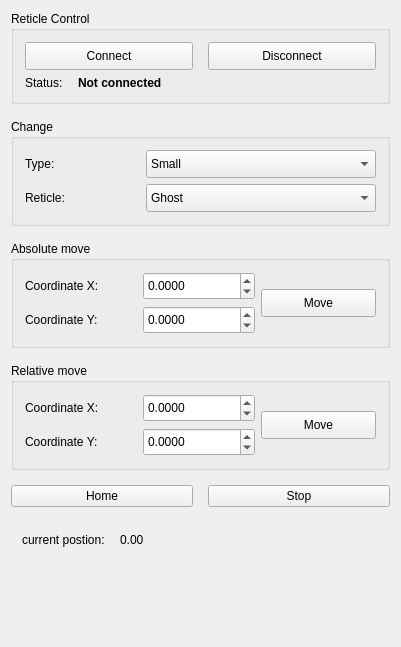
<?xml version="1.0" encoding="UTF-8"?>
<ui version="4.0">
 <class>ReticleWidget2DClass</class>
 <widget class="QWidget" name="ReticleWidget2DClass">
  <property name="geometry">
   <rect>
    <x>0</x>
    <y>0</y>
    <width>401</width>
    <height>647</height>
   </rect>
  </property>
  <property name="minimumSize">
   <size>
    <width>0</width>
    <height>0</height>
   </size>
  </property>
  <property name="windowTitle">
   <string>ReticleWidget2D</string>
  </property>
  <layout class="QVBoxLayout" name="verticalLayout">
   <property name="spacing">
    <number>15</number>
   </property>
   <item>
    <widget class="QGroupBox" name="groupBox">
     <property name="title">
      <string>Reticle Control</string>
     </property>
     <layout class="QVBoxLayout" name="verticalLayout_2">
      <item>
       <layout class="QHBoxLayout" name="horizontalLayout_6">
        <property name="spacing">
         <number>15</number>
        </property>
        <item>
         <widget class="QPushButton" name="btn_connect">
          <property name="minimumSize">
           <size>
            <width>0</width>
            <height>28</height>
           </size>
          </property>
          <property name="text">
           <string>Connect</string>
          </property>
         </widget>
        </item>
        <item>
         <widget class="QPushButton" name="btn_disconnect">
          <property name="minimumSize">
           <size>
            <width>0</width>
            <height>28</height>
           </size>
          </property>
          <property name="text">
           <string>Disconnect</string>
          </property>
         </widget>
        </item>
       </layout>
      </item>
      <item>
       <layout class="QHBoxLayout" name="horizontalLayout" stretch="0,1">
        <property name="spacing">
         <number>15</number>
        </property>
        <item>
         <widget class="QLabel" name="label_5">
          <property name="text">
           <string>Status:</string>
          </property>
         </widget>
        </item>
        <item>
         <widget class="QLabel" name="label_status">
          <property name="font">
           <font>
            <bold>true</bold>
           </font>
          </property>
          <property name="text">
           <string>Not connected</string>
          </property>
         </widget>
        </item>
       </layout>
      </item>
     </layout>
    </widget>
   </item>
   <item>
    <widget class="QGroupBox" name="groupBox_3">
     <property name="minimumSize">
      <size>
       <width>0</width>
       <height>0</height>
      </size>
     </property>
     <property name="title">
      <string>Change</string>
     </property>
     <layout class="QGridLayout" name="gridLayout_3" columnstretch="1,2">
      <item row="0" column="0">
       <widget class="QLabel" name="label_8">
        <property name="text">
         <string>Type:</string>
        </property>
       </widget>
      </item>
      <item row="0" column="1">
       <widget class="QComboBox" name="comboBox_type">
        <property name="minimumSize">
         <size>
          <width>0</width>
          <height>28</height>
         </size>
        </property>
        <item>
         <property name="text">
          <string>Small</string>
         </property>
        </item>
        <item>
         <property name="text">
          <string>Large</string>
         </property>
        </item>
       </widget>
      </item>
      <item row="1" column="0">
       <widget class="QLabel" name="label_3">
        <property name="text">
         <string>Reticle:</string>
        </property>
       </widget>
      </item>
      <item row="1" column="1">
       <widget class="QComboBox" name="comboBox_change">
        <property name="minimumSize">
         <size>
          <width>0</width>
          <height>28</height>
         </size>
        </property>
        <item>
         <property name="text">
          <string>Ghost</string>
         </property>
        </item>
        <item>
         <property name="text">
          <string>Clear</string>
         </property>
        </item>
        <item>
         <property name="text">
          <string>PositiveChecker1.2</string>
         </property>
        </item>
        <item>
         <property name="text">
          <string>NegativeChecker1.2</string>
         </property>
        </item>
        <item>
         <property name="text">
          <string>PositiveCheckerANSI</string>
         </property>
        </item>
        <item>
         <property name="text">
          <string>NegativeCheckerANSI</string>
         </property>
        </item>
       </widget>
      </item>
     </layout>
    </widget>
   </item>
   <item>
    <widget class="QGroupBox" name="groupBox">
     <property name="minimumSize">
      <size>
       <width>0</width>
       <height>0</height>
      </size>
     </property>
     <property name="title">
      <string>Absolute move</string>
     </property>
     <layout class="QHBoxLayout" name="horizontalLayout_3" stretch="2,1">
      <property name="rightMargin">
       <number>11</number>
      </property>
      <item>
       <layout class="QGridLayout" name="gridLayout" columnstretch="1,1">
        <item row="0" column="0">
         <widget class="QLabel" name="label">
          <property name="text">
           <string>Coordinate X:</string>
          </property>
         </widget>
        </item>
        <item row="0" column="1">
         <widget class="QDoubleSpinBox" name="spinBox_absCoordX">
          <property name="minimumSize">
           <size>
            <width>0</width>
            <height>28</height>
           </size>
          </property>
          <property name="decimals">
           <number>4</number>
          </property>
          <property name="minimum">
           <double>-10000000.000000000000000</double>
          </property>
          <property name="maximum">
           <double>10000000.000000000000000</double>
          </property>
          <property name="singleStep">
           <double>1.000000000000000</double>
          </property>
          <property name="value">
           <double>0.000000000000000</double>
          </property>
         </widget>
        </item>
        <item row="1" column="0">
         <widget class="QLabel" name="label_6">
          <property name="text">
           <string>Coordinate Y:</string>
          </property>
         </widget>
        </item>
        <item row="1" column="1">
         <widget class="QDoubleSpinBox" name="spinBox_absCoordY">
          <property name="minimumSize">
           <size>
            <width>0</width>
            <height>28</height>
           </size>
          </property>
          <property name="decimals">
           <number>4</number>
          </property>
          <property name="minimum">
           <double>-10000000.000000000000000</double>
          </property>
          <property name="maximum">
           <double>10000000.000000000000000</double>
          </property>
          <property name="singleStep">
           <double>1.000000000000000</double>
          </property>
          <property name="value">
           <double>0.000000000000000</double>
          </property>
         </widget>
        </item>
       </layout>
      </item>
      <item>
       <widget class="QPushButton" name="btn_absCoord">
        <property name="minimumSize">
         <size>
          <width>0</width>
          <height>28</height>
         </size>
        </property>
        <property name="text">
         <string>Move</string>
        </property>
       </widget>
      </item>
     </layout>
    </widget>
   </item>
   <item>
    <widget class="QGroupBox" name="groupBox_2">
     <property name="minimumSize">
      <size>
       <width>0</width>
       <height>0</height>
      </size>
     </property>
     <property name="title">
      <string>Relative move</string>
     </property>
     <layout class="QHBoxLayout" name="horizontalLayout_4" stretch="2,1">
      <item>
       <layout class="QGridLayout" name="gridLayout_2" columnstretch="1,1">
        <item row="0" column="0">
         <widget class="QLabel" name="label_2">
          <property name="text">
           <string>Coordinate X:</string>
          </property>
         </widget>
        </item>
        <item row="0" column="1">
         <widget class="QDoubleSpinBox" name="spinBox_relCoordX">
          <property name="minimumSize">
           <size>
            <width>0</width>
            <height>28</height>
           </size>
          </property>
          <property name="decimals">
           <number>4</number>
          </property>
          <property name="minimum">
           <double>-10000000.000000000000000</double>
          </property>
          <property name="maximum">
           <double>10000000.000000000000000</double>
          </property>
          <property name="singleStep">
           <double>1.000000000000000</double>
          </property>
          <property name="value">
           <double>0.000000000000000</double>
          </property>
         </widget>
        </item>
        <item row="1" column="0">
         <widget class="QLabel" name="label_7">
          <property name="text">
           <string>Coordinate Y:</string>
          </property>
         </widget>
        </item>
        <item row="1" column="1">
         <widget class="QDoubleSpinBox" name="spinBox_relCoordY">
          <property name="minimumSize">
           <size>
            <width>0</width>
            <height>28</height>
           </size>
          </property>
          <property name="decimals">
           <number>4</number>
          </property>
          <property name="minimum">
           <double>-10000000.000000000000000</double>
          </property>
          <property name="maximum">
           <double>10000000.000000000000000</double>
          </property>
          <property name="singleStep">
           <double>1.000000000000000</double>
          </property>
          <property name="value">
           <double>0.000000000000000</double>
          </property>
         </widget>
        </item>
       </layout>
      </item>
      <item>
       <widget class="QPushButton" name="btn_relCoord">
        <property name="minimumSize">
         <size>
          <width>0</width>
          <height>28</height>
         </size>
        </property>
        <property name="text">
         <string>Move</string>
        </property>
       </widget>
      </item>
     </layout>
    </widget>
   </item>
   <item>
    <widget class="QWidget" name="widget" native="true">
     <property name="minimumSize">
      <size>
       <width>0</width>
       <height>0</height>
      </size>
     </property>
     <layout class="QHBoxLayout" name="horizontalLayout_5">
      <property name="spacing">
       <number>15</number>
      </property>
      <property name="leftMargin">
       <number>0</number>
      </property>
      <property name="topMargin">
       <number>0</number>
      </property>
      <property name="rightMargin">
       <number>0</number>
      </property>
      <property name="bottomMargin">
       <number>0</number>
      </property>
      <item>
       <widget class="QPushButton" name="btn_home">
        <property name="text">
         <string>Home</string>
        </property>
       </widget>
      </item>
      <item>
       <widget class="QPushButton" name="btn_stop">
        <property name="text">
         <string>Stop</string>
        </property>
       </widget>
      </item>
     </layout>
    </widget>
   </item>
   <item>
    <widget class="QWidget" name="widget_2" native="true">
     <layout class="QHBoxLayout" name="horizontalLayout_2" stretch="0,1">
      <property name="spacing">
       <number>15</number>
      </property>
      <item>
       <widget class="QLabel" name="label_4">
        <property name="text">
         <string>current postion:</string>
        </property>
       </widget>
      </item>
      <item>
       <widget class="QLabel" name="label_coord">
        <property name="text">
         <string>0.00</string>
        </property>
       </widget>
      </item>
     </layout>
    </widget>
   </item>
   <item>
    <spacer name="verticalSpacer">
     <property name="orientation">
      <enum>Qt::Vertical</enum>
     </property>
     <property name="sizeHint" stdset="0">
      <size>
       <width>20</width>
       <height>204</height>
      </size>
     </property>
    </spacer>
   </item>
  </layout>
 </widget>
 <layoutdefault spacing="6" margin="11"/>
 <resources/>
 <connections/>
</ui>
